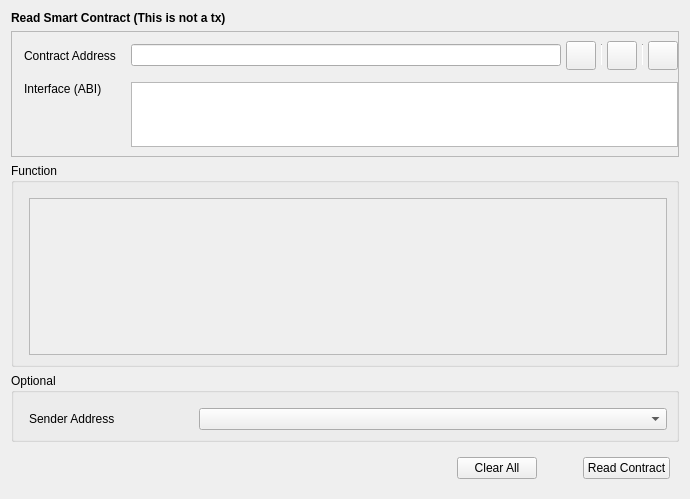
<?xml version="1.0" encoding="UTF-8"?>
<ui version="4.0">
 <class>CallContractPage</class>
 <widget class="QWidget" name="CallContractPage">
  <property name="geometry">
   <rect>
    <x>0</x>
    <y>0</y>
    <width>690</width>
    <height>499</height>
   </rect>
  </property>
  <property name="windowTitle">
   <string>Form</string>
  </property>
  <layout class="QVBoxLayout" name="verticalLayout">
   <item>
    <widget class="QStackedWidget" name="stackedWidget">
     <property name="currentIndex">
      <number>0</number>
     </property>
     <widget class="QWidget" name="callContractPage">
      <layout class="QVBoxLayout" name="verticalLayout_4">
       <property name="leftMargin">
        <number>0</number>
       </property>
       <property name="topMargin">
        <number>0</number>
       </property>
       <property name="rightMargin">
        <number>0</number>
       </property>
       <property name="bottomMargin">
        <number>0</number>
       </property>
       <item>
        <widget class="QLabel" name="labelTitle">
         <property name="font">
          <font>
           <weight>75</weight>
           <bold>true</bold>
          </font>
         </property>
         <property name="text">
          <string>Read Smart Contract (This is not a tx)</string>
         </property>
        </widget>
       </item>
       <item>
        <widget class="QFrame" name="frameContract">
         <property name="sizePolicy">
          <sizepolicy hsizetype="Preferred" vsizetype="Fixed">
           <horstretch>0</horstretch>
           <verstretch>0</verstretch>
          </sizepolicy>
         </property>
         <property name="frameShape">
          <enum>QFrame::StyledPanel</enum>
         </property>
         <property name="frameShadow">
          <enum>QFrame::Raised</enum>
         </property>
         <layout class="QVBoxLayout" name="verticalLayout_2">
          <property name="leftMargin">
           <number>0</number>
          </property>
          <property name="rightMargin">
           <number>0</number>
          </property>
          <item>
           <layout class="QGridLayout" name="gridLayout">
            <property name="leftMargin">
             <number>12</number>
            </property>
            <property name="horizontalSpacing">
             <number>15</number>
            </property>
            <property name="verticalSpacing">
             <number>12</number>
            </property>
            <item row="0" column="0">
             <widget class="QLabel" name="labelContractAddress">
              <property name="text">
               <string>Contract Address</string>
              </property>
             </widget>
            </item>
            <item row="1" column="2">
             <widget class="QValidatedTextEdit" name="textEditInterface">
              <property name="sizePolicy">
               <sizepolicy hsizetype="Expanding" vsizetype="Fixed">
                <horstretch>0</horstretch>
                <verstretch>0</verstretch>
               </sizepolicy>
              </property>
              <property name="maximumSize">
               <size>
                <width>16777215</width>
                <height>65</height>
               </size>
              </property>
              <property name="horizontalScrollBarPolicy">
               <enum>Qt::ScrollBarAlwaysOff</enum>
              </property>
             </widget>
            </item>
            <item row="0" column="2">
             <layout class="QHBoxLayout" name="horizontalLayout_2">
              <property name="spacing">
               <number>5</number>
              </property>
              <item>
               <widget class="QValidatedLineEdit" name="lineEditContractAddress"/>
              </item>
              <item>
               <widget class="QToolButton" name="loadInfoButton">
                <property name="toolTip">
                 <string>Choose from contract book page</string>
                </property>
                <property name="text">
                 <string/>
                </property>
                <property name="iconSize">
                 <size>
                  <width>22</width>
                  <height>22</height>
                 </size>
                </property>
               </widget>
              </item>
              <item>
               <widget class="Line" name="vLine">
                <property name="maximumSize">
                 <size>
                  <width>1</width>
                  <height>22</height>
                 </size>
                </property>
                <property name="orientation">
                 <enum>Qt::Vertical</enum>
                </property>
               </widget>
              </item>
              <item>
               <widget class="QToolButton" name="pasteAddressButton">
                <property name="toolTip">
                 <string>Paste contract address from clipboard</string>
                </property>
                <property name="text">
                 <string/>
                </property>
                <property name="iconSize">
                 <size>
                  <width>22</width>
                  <height>22</height>
                 </size>
                </property>
               </widget>
              </item>
              <item>
               <widget class="Line" name="vLine2">
                <property name="maximumSize">
                 <size>
                  <width>1</width>
                  <height>22</height>
                 </size>
                </property>
                <property name="orientation">
                 <enum>Qt::Vertical</enum>
                </property>
               </widget>
              </item>
              <item>
               <widget class="QToolButton" name="saveInfoButton">
                <property name="toolTip">
                 <string>Save contract info</string>
                </property>
                <property name="text">
                 <string/>
                </property>
                <property name="iconSize">
                 <size>
                  <width>22</width>
                  <height>22</height>
                 </size>
                </property>
               </widget>
              </item>
             </layout>
            </item>
            <item row="1" column="0" alignment="Qt::AlignTop">
             <widget class="QLabel" name="labelInterface">
              <property name="text">
               <string>Interface (ABI)</string>
              </property>
             </widget>
            </item>
           </layout>
          </item>
         </layout>
        </widget>
       </item>
       <item>
        <widget class="QGroupBox" name="groupBoxFunction">
         <property name="title">
          <string>Function</string>
         </property>
         <layout class="QVBoxLayout" name="verticalLayout_3">
          <property name="leftMargin">
           <number>15</number>
          </property>
          <property name="topMargin">
           <number>15</number>
          </property>
          <item>
           <widget class="QScrollArea" name="scrollAreaFunction">
            <property name="widgetResizable">
             <bool>true</bool>
            </property>
            <widget class="QWidget" name="scrollAreaWidgetContents">
             <property name="geometry">
              <rect>
               <x>0</x>
               <y>0</y>
               <width>640</width>
               <height>155</height>
              </rect>
             </property>
            </widget>
           </widget>
          </item>
         </layout>
        </widget>
       </item>
       <item>
        <widget class="QGroupBox" name="groupBoxOptional">
         <property name="title">
          <string>Optional</string>
         </property>
         <layout class="QGridLayout" name="gridLayout_3">
          <property name="leftMargin">
           <number>15</number>
          </property>
          <property name="topMargin">
           <number>15</number>
          </property>
          <property name="horizontalSpacing">
           <number>10</number>
          </property>
          <property name="verticalSpacing">
           <number>6</number>
          </property>
          <item row="0" column="1">
           <widget class="AddressField" name="lineEditSenderAddress">
            <property name="minimumSize">
             <size>
              <width>370</width>
              <height>0</height>
             </size>
            </property>
           </widget>
          </item>
          <item row="0" column="0">
           <widget class="QLabel" name="labelSenderAddress">
            <property name="sizePolicy">
             <sizepolicy hsizetype="Fixed" vsizetype="Preferred">
              <horstretch>0</horstretch>
              <verstretch>0</verstretch>
             </sizepolicy>
            </property>
            <property name="minimumSize">
             <size>
              <width>160</width>
              <height>0</height>
             </size>
            </property>
            <property name="text">
             <string>Sender Address</string>
            </property>
           </widget>
          </item>
         </layout>
        </widget>
       </item>
      </layout>
     </widget>
    </widget>
   </item>
   <item>
    <layout class="QHBoxLayout" name="horizontalLayout">
     <property name="leftMargin">
      <number>9</number>
     </property>
     <property name="topMargin">
      <number>9</number>
     </property>
     <property name="rightMargin">
      <number>9</number>
     </property>
     <property name="bottomMargin">
      <number>9</number>
     </property>
     <item>
      <spacer name="horizontalSpacer">
       <property name="orientation">
        <enum>Qt::Horizontal</enum>
       </property>
       <property name="sizeType">
        <enum>QSizePolicy::Expanding</enum>
       </property>
       <property name="sizeHint" stdset="0">
        <size>
         <width>40</width>
         <height>20</height>
        </size>
       </property>
      </spacer>
     </item>
     <item>
      <widget class="QPushButton" name="pushButtonClearAll">
       <property name="text">
        <string>Clear All</string>
       </property>
      </widget>
     </item>
     <item>
      <spacer name="horizontalSpacer_3">
       <property name="orientation">
        <enum>Qt::Horizontal</enum>
       </property>
       <property name="sizeType">
        <enum>QSizePolicy::Fixed</enum>
       </property>
       <property name="sizeHint" stdset="0">
        <size>
         <width>40</width>
         <height>20</height>
        </size>
       </property>
      </spacer>
     </item>
     <item>
      <widget class="QPushButton" name="pushButtonCallContract">
       <property name="text">
        <string>Read Contract</string>
       </property>
      </widget>
     </item>
    </layout>
   </item>
  </layout>
 </widget>
 <customwidgets>
  <customwidget>
   <class>QValidatedLineEdit</class>
   <extends>QLineEdit</extends>
   <header>../qvalidatedlineedit.h</header>
  </customwidget>
  <customwidget>
   <class>QValidatedTextEdit</class>
   <extends>QTextEdit</extends>
   <header>../qvalidatedtextedit.h</header>
  </customwidget>
  <customwidget>
   <class>AddressField</class>
   <extends>QComboBox</extends>
   <header>../addressfield.h</header>
  </customwidget>
 </customwidgets>
 <resources/>
 <connections/>
</ui>
